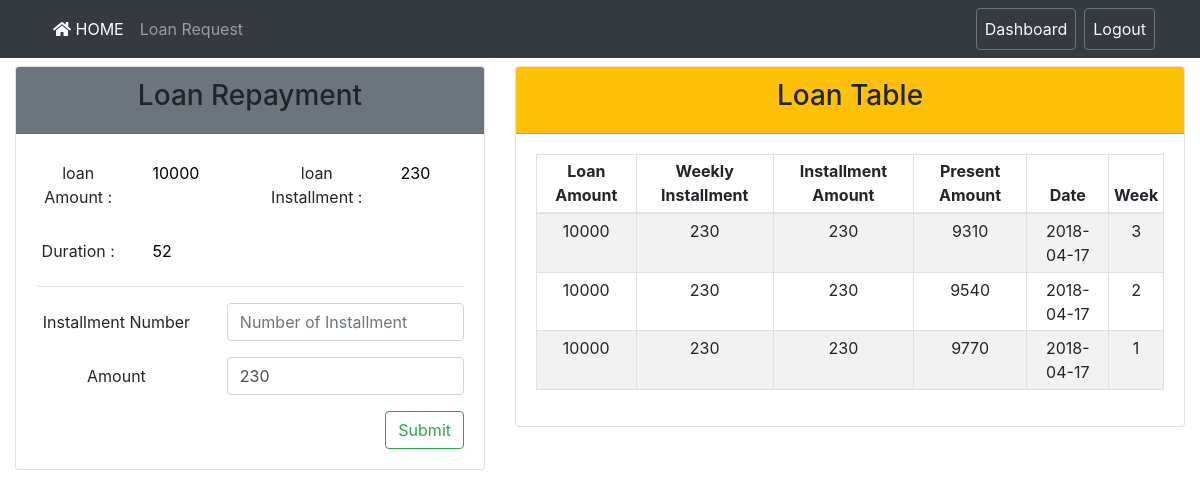
Page /admin_loan_process.php?name=imran (signed in) on the committed database.
### tables this page shows
CREATE TABLE `user_data` (
  `id` int(11) NOT NULL,
  `username` varchar(50) NOT NULL,
  `money` int(11) NOT NULL,
  `loan` int(11) NOT NULL,
  `loanInterest` int(11) NOT NULL
);

CREATE TABLE `ams_loan` (
  `id` int(11) NOT NULL,
  `username` varchar(30) NOT NULL,
  `loan_Amount` int(11) NOT NULL,
  `weeklyInstallment` int(11) NOT NULL,
  `paid_Amount` int(11) NOT NULL,
  `present_Amount` int(11) NOT NULL,
  `date` varchar(20) NOT NULL,
  `week` int(11) NOT NULL
);

### admin_loan_process.php (the view, shortened to what this page needs)
<?php
require 'config.php';
$name = mysqli_real_escape_string($conn, $_GET['name']);
if (isset($_GET)) {
    $sqlQuery = "SELECT `money`, `loan`, `loanInterest` FROM `user_data` WHERE `username` = '$name'";
    $result= mysqli_query($conn, $sqlQuery);
    $rows = mysqli_fetch_assoc($result);
    if ($rows) {
        $userLoan = $rows['loan'];
        $userInterest = $rows['loanInterest'];
    }
}
function interestCount($loanMoney)
{
    $interestMoney = $loanMoney / 52;
    return $interestMoney;
}
$loanInstallmentMoney = intval(interestCount($userLoan));
$loanInstallmentInterest = intval(interestCount($userInterest));
$loanInstallment = $loanInstallmentMoney + $loanInstallmentInterest;
?>
<!DOCTYPE html>
<html>
<head>
    <link rel="stylesheet" href="asset/css/bootstrap.min.css">
    <link rel="stylesheet" href="asset/css/style.css">
    <link rel="stylesheet" href="https://use.fontawesome.com/releases/v5.0.8/css/solid.css">
    <link rel="stylesheet" href="https://use.fontawesome.com/releases/v5.0.8/css/fontawesome.css">
</head>
<body class="text-center">
    <nav class="navbar navbar-expand-lg navbar-dark bg-dark">
        <div class="container">
            <div class="collapse navbar-collapse" id="AMSNavbar">
                <ul class="navbar-nav mr-auto">
                    <li class="nav-item active">
                        <a class="nav-link" href="index.php">
                            <i class="fas fa-home"></i>
                            HOME
                        </a>
                    </li>
                    <li class="nav-item">
                        <a class="nav-link" href="admin_loan.php">
                            Loan Request
                        </a>
                    </li>
                </ul>
                <ul class="navbar-nav my-2 my-md-0">
                    <li class="nav-item">
                        <a class="nav-link btn btn-outline-secondary text-light" href="admin_dashboard.php">Dashboard</a>
                    </li>
                    <li class="ml-2 nav-item">
                        <a class="nav-link btn btn-outline-secondary text-light" href="logout.php">Logout</a>
                    </li>
                </ul>
            </div>
        </div>
    </nav>
    <main role="main" class="container-fluid">
        <div class="row mt-2">
            <div class="col-md-5">
                <div class="card">
                    <div class="card-header bg-secondary">
                        <h3>Loan Repayment</h3>
                    </div>
                    <div class="card-body">
                        <div class="row">
                            <div class="col-sm-6">
                                <div class="form-group row">
                                    <label for="loanAmount" class="col-sm-6 col-form-label">loan Amount :</label>
                                    <div class="col-sm-6">
                                        <input type="text" readonly class="form-control-plaintext" id="loanAmount" value="<?php echo $userLoan; ?>">
                                    </div>
                                </div>
                            </div>
                            <div class="col-sm-6">
                                <div class="form-group row">
                                    <label for="loanAmount" class="col-sm-7 col-form-label">loan Installment :</label>
                                    <div class="col-sm-5">
                                        <input type="text" readonly class="form-control-plaintext" id="loanAmount" value="<?php echo $loanInstallment; ?>">
                                    </div>
                                </div>
                            </div>
                        </div>
                        <div class="form-group row">
                            <label for="loanAmount" class="col-sm-3 col-form-label">Duration :</label>
                            <div class="col-sm-9">
                                <input type="text" readonly class="form-control-plaintext" id="loanAmount" value="52">
                            </div>
                        </div>
                        <hr>
                        <form method="post">
                            <div class="form-group row">
                                <label for="inputInstallment" class="col-sm-5 col-form-label">Installment Number</label>
                                <div class="col-sm-7">
                                    <input type="number" class="form-control" name="InstallmentSerial" id="inputInstallment" placeholder="Number of Installment">
                                </div>
                            </div>
                            <div class="form-group row">
                                <label for="inputAmount" class="col-sm-5 col-form-label">Amount</label>
                                <div class="col-sm-7">
                                    <input type="number" class="form-control" name="InstallmentAmount" id="inputAmount" placeholder="Amount" value="<?php echo $loanInstallment; ?>">
                                </div>
                            </div>
                            <button type="submit" class="btn btn-outline-success float-right" name="btn_Installment">Submit</button>
                        </form>
                    </div>
                </div>
            </div>
            <div class="col-md-7">
                <div class="card">
                    <div class="card-header bg-warning">
                        <h3>Loan Table</h3>
                    </div>
                    <div class="card-body">
                        <table class="table table-hover table-sm table-bordered table-striped">
                            <thead>
                                <tr>
                                    <th scope="col">Loan Amount</th>
                                    <th scope="col">Weekly Installment</th>
                                    <th scope="col">Installment Amount</th>
                                    <th scope="col">Present Amount</th>
                                    <th scope="col">Date</th>
                                    <th scope="col">Week</th>
                                </tr>
                            </thead>
                            <tbody>
                                <?php
                                    $installmentData = array();
                                    $installmentSqlQuery = "SELECT `loan_Amount`, `weeklyInstallment`, `paid_Amount`, `present_Amount`, `date`, `week` FROM `ams_loan` WHERE `username` = '$name' ORDER by `id` DESC";
                                    if ($installmentResult = $conn->query($installmentSqlQuery)) {
                                        while ($installmentRows = $installmentResult->fetch_array(MYSQLI_ASSOC)) {
                                            $installmentData[] = $installmentRows;
                                        }
                                    }
                                    foreach ($installmentData as $installmentRow) {
                                        echo "<tr>";
                                        echo "<td>" . $installmentRow['loan_Amount'] . "</td>";
                                        echo "<td>" . $installmentRow['weeklyInstallment'] . "</td>";
                                        echo "<td>" . $installmentRow['paid_Amount'] . "</td>";
                                        echo "<td>" . $installmentRow['present_Amount'] . "</td>";
                                        echo "<td>" . $installmentRow['date'] . "</td>";
                                        echo "<td>" . $installmentRow['week'] . "</td>";
                                        echo "</tr>";
                                    }
                                ?>
                            </tbody>
                        </table>
                    </div>
                </div>
            </div>
        </div>
    </main>
</body>
</html>

### rows in the picture
user_data: loan "10000", loan+loanInterest "230", InstallmentAmount "230"
ams_loan: loan_Amount "10000", weeklyInstallment "230", paid_Amount "230", present_Amount "9310", date "2018-04-17", week "3"
ams_loan: loan_Amount "10000", weeklyInstallment "230", paid_Amount "230", present_Amount "9540", date "2018-04-17", week "2"
ams_loan: loan_Amount "10000", weeklyInstallment "230", paid_Amount "230", present_Amount "9770", date "2018-04-17", week "1"
